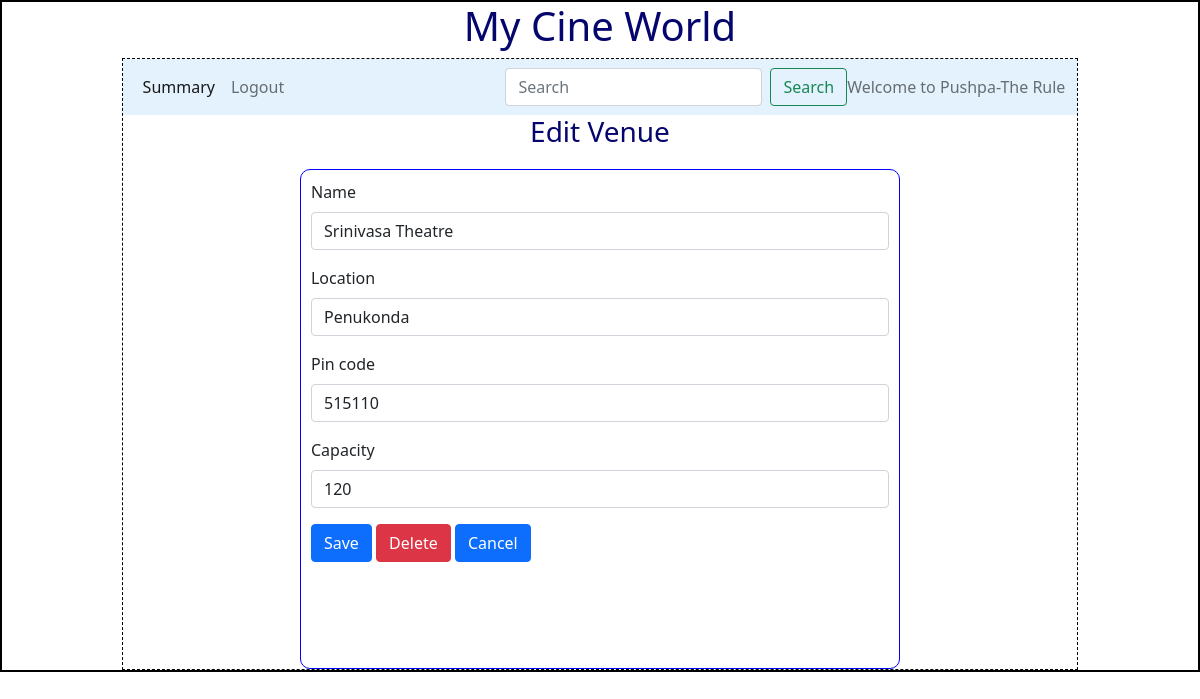
The app's page /edit_venue/2/Pushpa-The Rule with its own data.
### backend/models.py (models this page shows)
class Theatre(db.Model):
    __tablename__="theatre"
    id=db.Column(db.Integer,primary_key=True)
    name=db.Column(db.String,nullable=False)
    location=db.Column(db.String,nullable=False)
    pin_code=db.Column(db.Integer,nullable=False)
    capacity=db.Column(db.Integer,nullable=False)
    venue_pic_url=db.Column(db.String,nullable=True,default="None")
    shows=db.relationship("Show",cascade="all,delete",backref="theatre",lazy=True) #Theatre can access all of its shows

### backend/controllers.py (the view, shortened to what this page needs)
@app.route("/edit_venue/<id>/<name>",methods=["GET","POST"])
def edit_venue(id,name):
    v=get_venue(id)
    return render_template("edit_venue.html",venue=v,name=name)

### backend/controllers.py (called while the page is built)
def get_venue(id):
    theatre=Theatre.query.filter_by(id=id).first()
    return theatre

### templates/edit_venue.html
{%extends "admin_layout.html"%}
{%block content%}
            {%if venue%}
                <div class="center"><h3>Edit Venue</h3></div>
                <form action="/edit_venue/{{venue.id}}/{{name}}" method="POST">
                <div class="input_form">
                    <div class="mb-3">
                        <label for="name" class="form-label">Name</label>
                        <input type="text" class="form-control" name="tname" id="tname" value="{{venue.name}}">
                    </div>
                    <div class="mb-3">
                        <label for="location" class="form-label">Location</label>
                        <input type="text" class="form-control" name="location" id="location" value="{{venue.location}}">
                    </div>
                    <div class="mb-3">
                        <label for="pin_code" class="form-label">Pin code</label>
                        <input type="number" class="form-control" name="pin_code" id="pin_code" value="{{venue.pin_code}}">
                    </div>
                    <div class="mb-3">
                        <label for="capacity" class="form-label">Capacity</label>
                        <input type="number" class="form-control" name="capacity" id="capacity" value="{{venue.capacity}}">
                    </div>
                    <div class="mb-3">
                        <button type="submit" class="btn btn-primary">Save</button>
                        <a href="/delete_venue/{{venue.id}}/{{name}}" type="button" class="btn btn-danger">Delete</a>
                        <a href="/admin/{{name}}" type="button" class="btn btn-primary">Cancel</a>
                    </div>
                </div>
                </form>
            {%endif%}
{%endblock%}

### static/styles/main.css (style rules this page uses)
* { margin:0px; }
.input_form { border: 1px solid blue; width: 600px; height: 500px; margin: auto; margin-top: 20px; padding: 10px; border-radius: 10px; font-size: 16px; text-align: justify; }
.center { text-align: center; margin: auto; color: rgb(5,5,110) }

### records on screen
Theatre: tname "Srinivasa Theatre", location "Penukonda", pin_code "515110", capacity "120"

### other values on screen
{{ name }} "Pushpa-The Rule"
